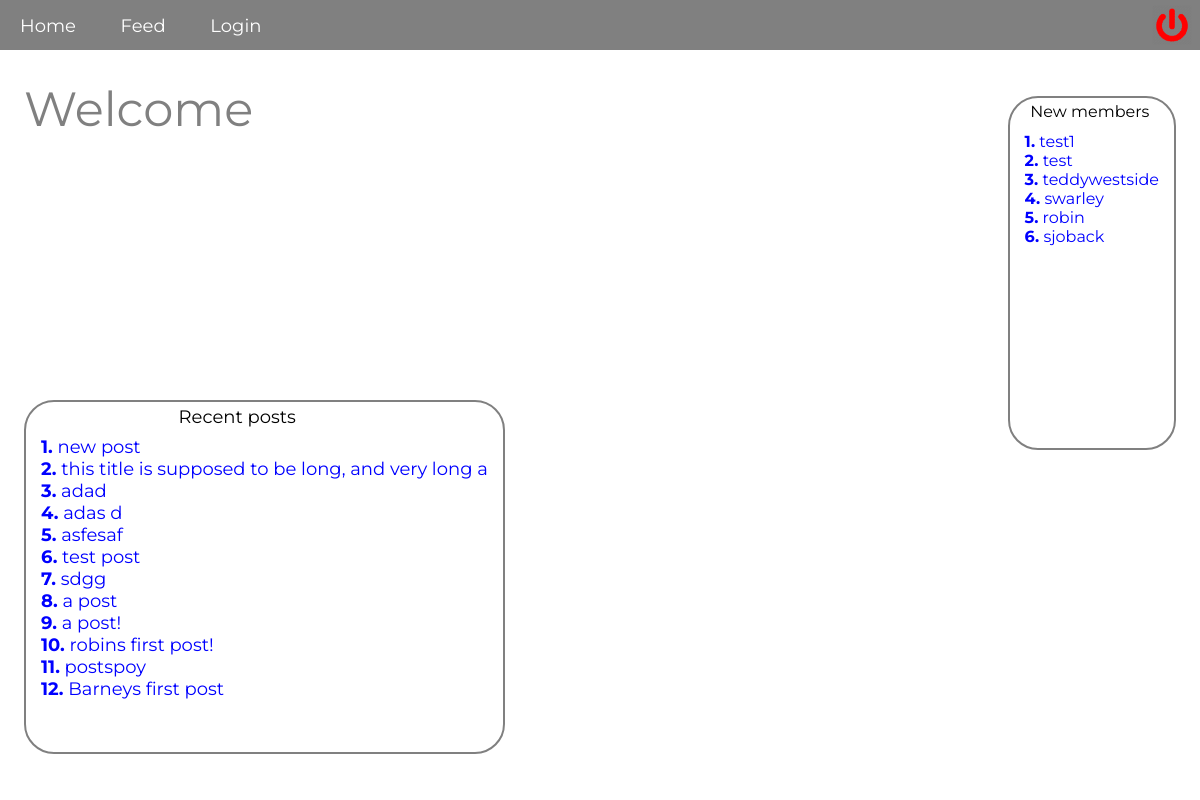
Before: / with the older database file.
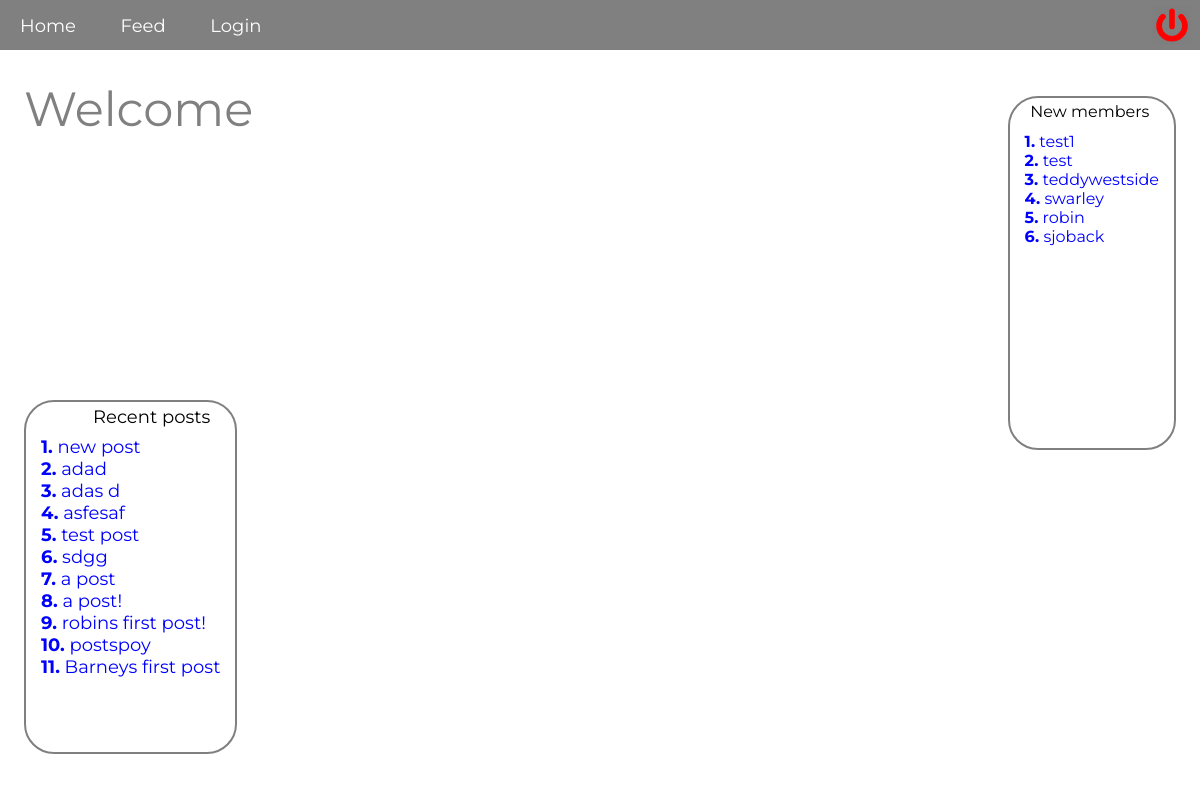
After: the same page with the newer database file.
### tables this page shows
CREATE TABLE "users" (
        `id`    INTEGER NOT NULL PRIMARY KEY AUTOINCREMENT UNIQUE,
        `name`  VARCHAR NOT NULL,
        `username`      VARCHAR NOT NULL UNIQUE,
        `email` VARCHAR NOT NULL,
        `password`      VARCHAR NOT NULL,
        `biography`     VARCHAR NOT NULL,
        `img`           VARCHAR,
        `joined`     VARCHAR
);

CREATE TABLE "posts" (
        `id`       INTEGER NOT NULL,
        `post_id`       INTEGER NOT NULL PRIMARY KEY AUTOINCREMENT UNIQUE,
        `title` VARCHAR NOT NULL,
        `description`   VARCHAR NOT NULL,
        `url`   VARCHAR NOT NULL,
        `posted`      VARCHAR,
        `edited`     VARCHAR
);

### logic/homePage.php (called while the page is built)
<?php
$query = "SELECT * FROM users ORDER BY joined ASC LIMIT 10";
$statement = $pdo->prepare($query);
$statement->execute();
$users = $statement->fetchAll(PDO::FETCH_ASSOC);
$query = "SELECT * FROM posts ORDER BY posted DESC LIMIT 15";
$statement = $pdo->prepare($query);
$statement->execute();
$posts = $statement->fetchAll(PDO::FETCH_ASSOC);

### index.php (the view)
<?php
require __DIR__.'/views/header.php';
require __DIR__.'/logic/homePage.php';
$i = 1;
$y= 1;
?>
<div class="index-wrapper">
   <p class="header-text">Welcome</p>
   <div class="new-members">
      <div class="new-members-header">New members</div>
      <br>
      <?php foreach($users as $user): ?>
         <div class="member-username">
            <a href="/pages/profile.php?id=<?php echo $user['id'] ?>" class="member-username"><?php echo "<b>". $i++. ".</b> "; ?><?php echo $user['username']; ?></a>
         </div>
      <?php endforeach; ?>
   </div>
   <div class="new-posts">
      <div class="new-posts-header">Recent posts</div>
      <br>
      <?php foreach($posts as $post): ?>
         <a href="/pages/comment.php?id=<?php echo $post['post_id'] ?>" class="member-title"><?php echo "<b>". $y++. ".</b> ". substr($post['title'], 0, 50); ?></a>
         <br>
      <?php endforeach; ?>
   </div>
</div>
<?php require __DIR__.'/views/footer.php'; ?>

### views/header.php (shortened to what this page needs)
<!DOCTYPE html>
<html lang="en">
<head>
    <link rel="stylesheet" href="../css/main.css">
    <link rel="stylesheet" href="../css/media.css">
</head>
<body>
    <?php require __DIR__.'/navigation.php'; ?>

### views/navigation.php (shortened to what this page needs)
<div class="nav-wrapper">
   <?php if(!isset($_SESSION['user'])): ?>
   <div class="navbar-left">
      <a href="../index.php">Home</a>
      <a href="../pages/feed.php">Feed</a>
      <a href="../pages/login.php">Login</a>
      <a href="../pages/login.php" class="logout-icon"></a>
   </div>
<?php endif; ?>
</div>

### views/footer.php (shortened to what this page needs)
</body>
</html>

### css/main.css (style rules this page uses)
* { margin: 0px; font-family: Montserrat; }
body { color: #404040; background-size: cover; background-attachment: fixed; }
a { text-decoration: none; outline: none; margin: 20px; color: white; }
.header-text { font-size: 48px; position: fixed; top: 10%; left: 2%; color: grey; }
.nav-wrapper { position: fixed; background-color: grey; color: white; width: 100%; height: 35px; padding-top: 15px; font-size: 18px; z-index: 1; }
.navbar-left { float: left; }
.logout-icon { position: absolute; top: -30%; right: -1%; background-image: url("../img/logout.png"); background-size: cover; height: 40px; width: 40px; }
.index-wrapper { position: absolute; width: 100%; height: 100%; background-image: url("/img/1.gif"); background-size: 90% 100%; }
.new-members-header { position: absolute; top: 1%; right: 15%; color: black; }
.new-members { position: absolute; top: 12%; right: 2%; height: 40%; background-color: rgba(255, 255, 255, 0.8); border: 2px solid grey;; color: black; padding: 15px; border-radius: 30px; }
.new-posts-header { position: absolute; top: 1%; left: 32%; color: black; font-size: 18px; }
.new-posts { position: absolute; top: 50%; left: 2%; height: 40%; background-color: rgba(255, 255, 255, 0.8); border: 2px solid grey;; color: black; padding: 15px; border-radius: 30px; }
.member-username { margin: 0; color: blue; font-size: 16px; }
.member-title { margin: 0; color: blue; font-size: 18px; }

Changed rows visible on the page:
removed posts: title "this title is supposed to be long, and very long a"
